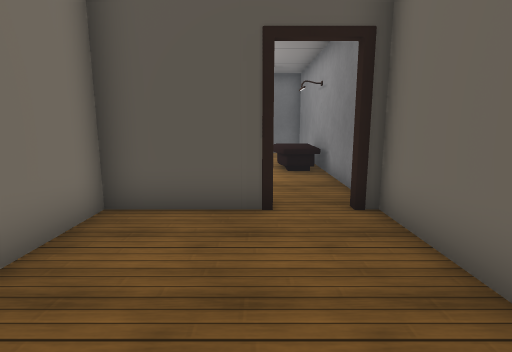
View 1 (above)

23 first-person views from a walk through a scene from a Unity 3-D project. The camera is 1.5 m above the floor, tilts 10° down and sees 80° across. The floor is counted in squares, 1 m on a side. Each view is taken from the middle of a square. On the plan, view 1 faces up. The plan holds only what a view shows up to about 15 squares ahead; the rest is blank. The place goes on beyond the plan. The player is left out. Door leaves are left out, so doorways stand open. Some surface patterns are stand-ins.

View 2
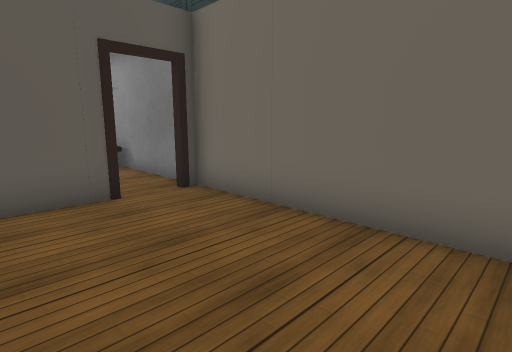

View 3
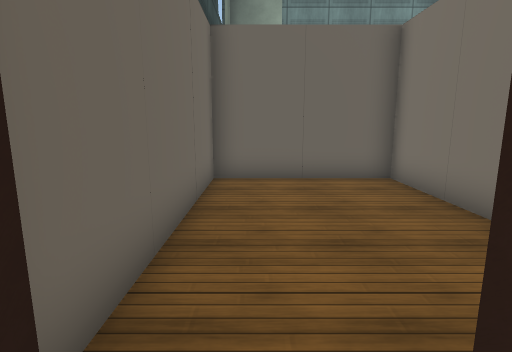

View 4
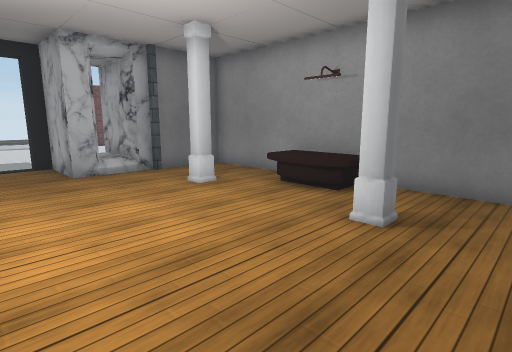

View 5
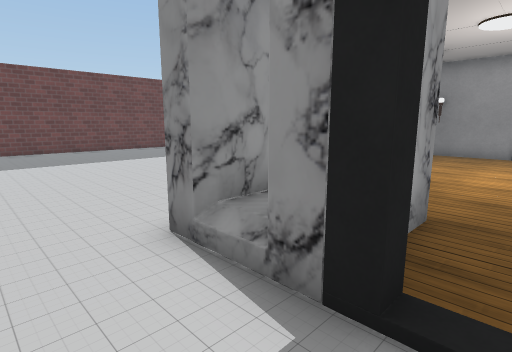

View 6
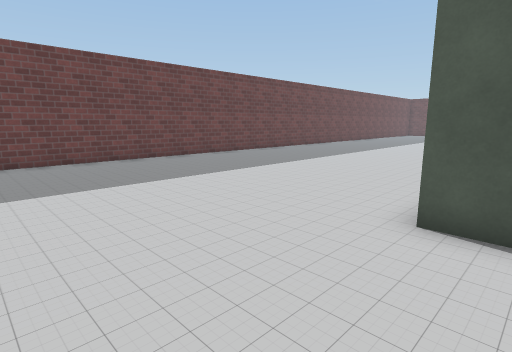

View 7
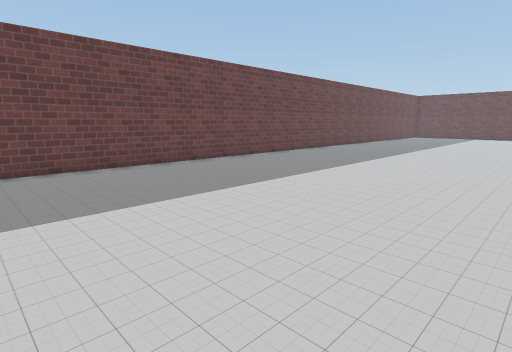

View 8
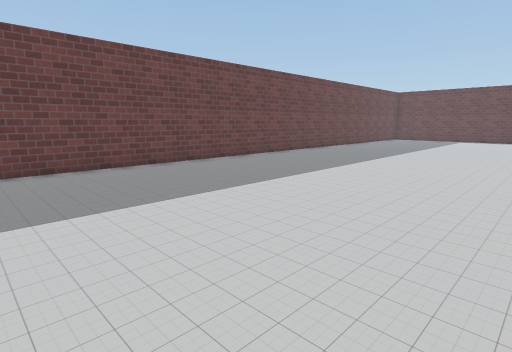

View 9
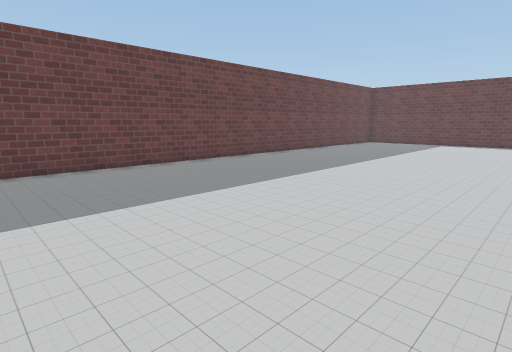

View 10
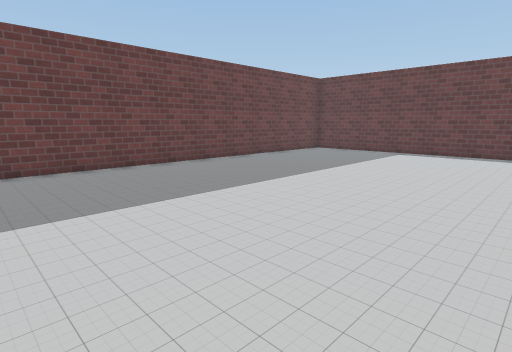

View 11
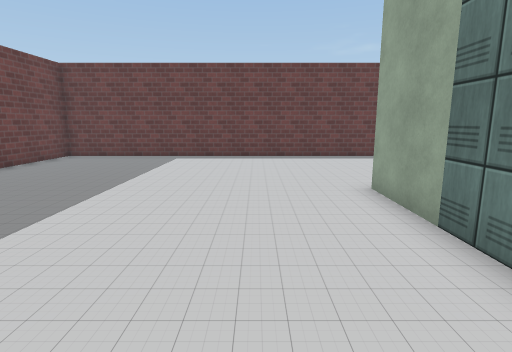

View 12
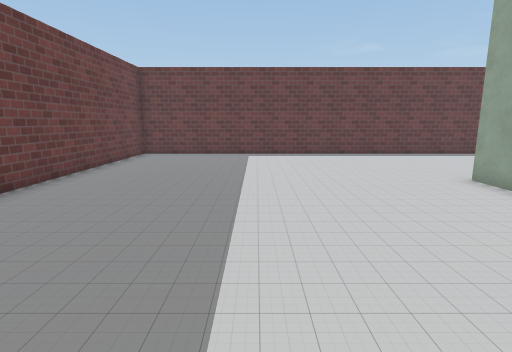

View 13
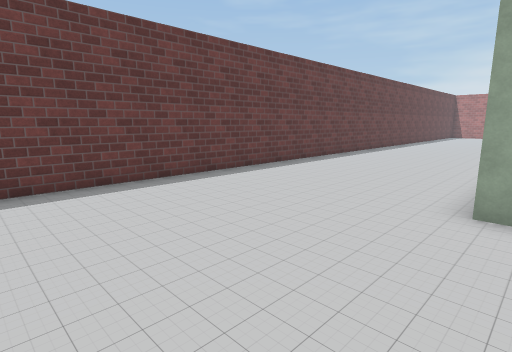

View 14
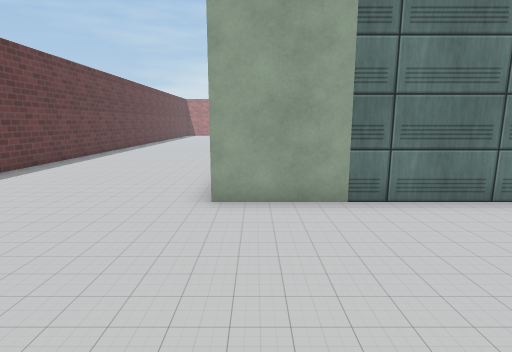

View 15
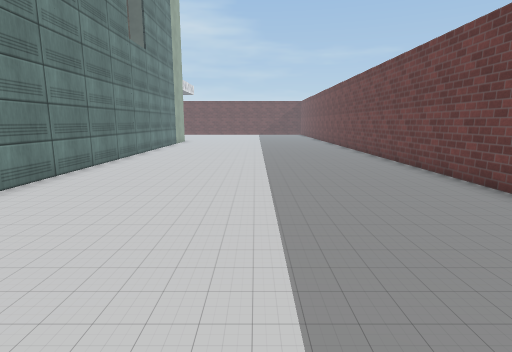

View 16
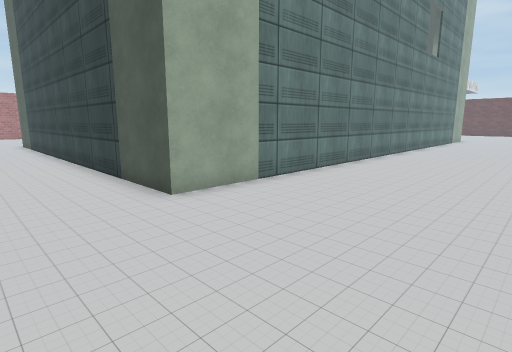

View 17
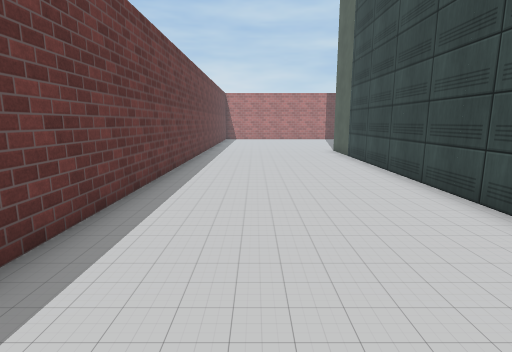

View 18
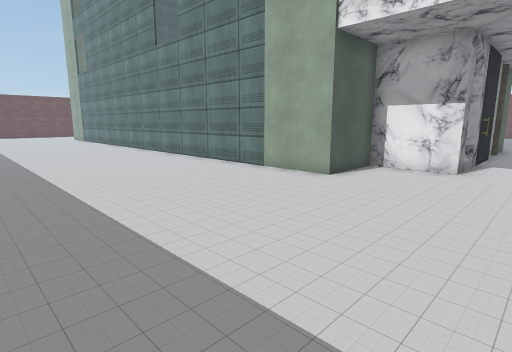

View 19
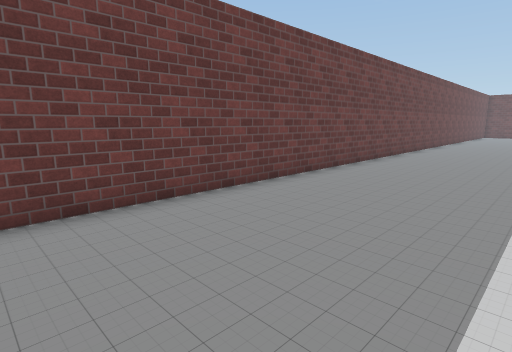

View 20
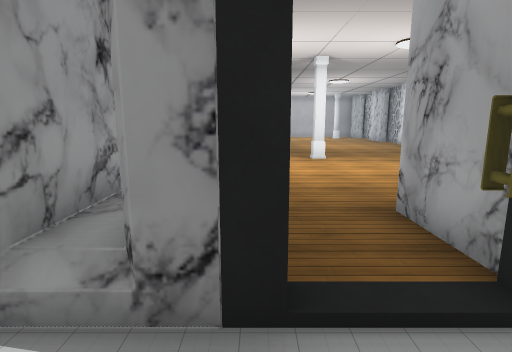

View 21
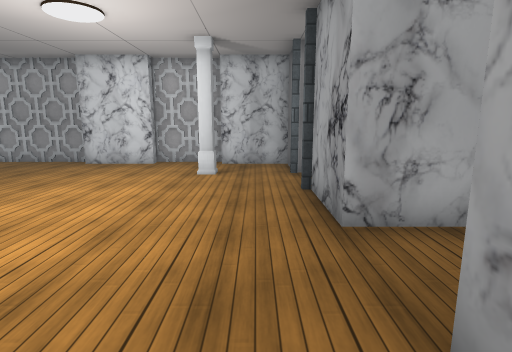

View 22
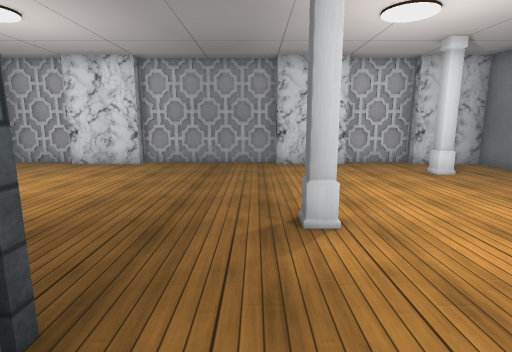

View 23
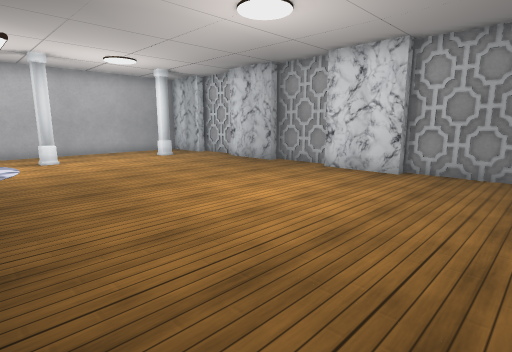

### Floor plan
Key: @ floor where view 1 was taken; # wall or solid block; . floor; D open door; B bench; P pillar; O other object.
Columns run from 14 left of view 1 to 13 right of it. Each row starts with its distance up from view 1.
 20           ............. ...#
 19          ..................#
 18      #PO #.OOOO............#
 17          O.OOOO............#
 16          O.OOOO............#
 15   ##P.POO...OOP##..........#
 14   #.............#..........#
 13  ##.............#..........#
 12  #...........#..#..........#
 11  #.............B#..........#
 10  ##............B#..........#
  9  ##............B#..........#
  8  ##.............#..........#
  7  #..............#..........#
  6  #..............#..........#
  5  #.........P###D#..........#
  4  #.........#....#..........#
  3  ##........#....#..........#
  2   #........#....#..........#
  1   #........#....#..........#
  0  ##........#..@.#..........#
 -1  #.........#....#..........#
 -2  ##........ #####..........#
 -3   #........     #..........#
 -4   #........     #..........#
 -5  ##........     #..........#
 -6  #........      #..........#
 -7    .#......     #..........#
 -8     .......     #..........#
 -9      ......     #..........#
-10 #################..........#
-11 ...........................#
-12 ...........................#
-13 ...........................#
-14 ...........................#
-15 ...........................#
-16 ...........................#
-17 ############################

Where each view was taken, in squares from view 1:
view 1: 0 up, 0 right, facing up
view 2: 1 down, 2 left, facing up-right
view 3: 6 up, 1 right, facing down
view 4: 6 up, 5 left, facing up-right
view 5: 20 up, 4 left, facing down-right
view 6: 20 up, 1 right, facing down-right
view 7: 16 up, 3 right, facing down-right
view 8: 11 up, 3 right, facing down-right
view 9: 6 up, 3 right, facing down-right
view 10: 1 down, 3 right, facing down-right
view 11: 3 down, 5 right, facing down
view 12: 2 down, 8 right, facing down
view 13: 9 down, 8 right, facing down-left
view 14: 9 down, 8 right, facing left
view 15: 9 down, 8 right, facing up
view 16: 13 down, 8 right, facing up-left
view 17: 14 down, 1 right, facing left
view 18: 20 up, 10 right, facing down-left
view 19: 20 up, 8 right, facing down-right
view 20: 20 up, 3 left, facing down
view 21: 14 up, 1 left, facing left
view 22: 7 up, 1 left, facing left
view 23: 6 up, 3 left, facing down-left
